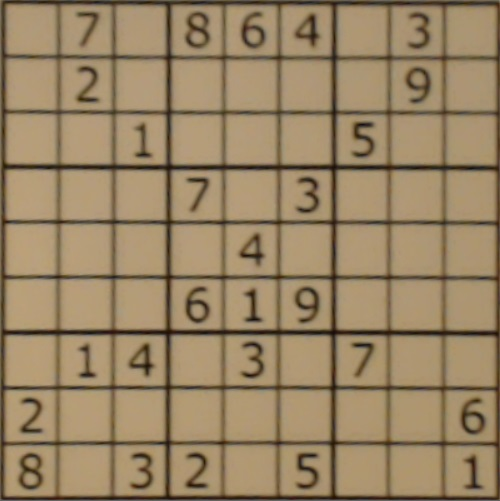
#> input picture src/ortho_raw.jpg, 500 x 501 px
$ python process_ortho.py   (Python 2 division)   (older library calls are emulated)
#> lines starting #> are read from the running program, lines starting #| are printed output that depends on the picture; after the words box and inside, x2 and y2 are one past the last pixel; in counts of white or black regions, pixels touching at a corner belong together; long printed decimals are rounded
### src/helper.py
'''Helper functions for sudoku solver project'''

import numpy as np
import cv2
from line_intersection import line_intersec

side_length = 400

# __sudoku_ctrl_pts3D = np.array([[[000, 000, 0]],
#                                 [[400, 000, 0]],
#                                 [[400, 400, 0]],
#                                 [[000, 400, 0]]])
sudoku_ctrl_pts2D = np.array([[[0, 0]],
                              [[side_length, 0]],
                              [[side_length, side_length]],
                              [[0, side_length]]])


def distance(vec1, vec2):
    '''Find the euclidian distance between two points'''
    return np.linalg.norm(vec1 - vec2)


# [142 lines left out: functions simplify_contour, is_quadrilateral, find_vertices_cw, get_orthophoto, filter_small_contours, filter_non_quadrilateral and 2 more, not called in this run]


def get_perpendicular_lines(lines):
    '''Given the hough lines, determine the the 2 mode of the lines, which is
    essenstully the perpendicular class of the lines. Then return the lines belong to
    those groups. Horizontal lines are the group with smaller theta

    get_perpendicular_lines(lines) -> horiz_lines, verti_lines
    '''
    thetas = [line[0][1] for line in lines]
    # TODO: maybe auto is not the best solution
    freq, bins = np.histogram(thetas, bins='auto')

    # make sure the range is between 0 to 0.5*pi, otherwise the
    # following breaks. (0.9999*pi and 0 are essentialy the same angle)
    try:
        assert(bins[-1] < 0.8 * np.pi)
    except AssertionError:
        print bins[-1]

    max1_freq = 0
    idx1 = -1
    # find the first mode
    for i in range(len(freq)):
        if freq[i] > max1_freq:
            max1_freq = freq[i]
            idx1 = i
    # find the second mode
    max2_freq = 0
    idx2 = -1
    for i in range(len(freq)):
        if freq[i] > max2_freq and i != idx1:
            max2_freq = freq[i]
            idx2 = i
    # if any of the idx is -1, which means only one mode found.
    # Then just return None since we can't really get horiz and verti lines.
    if idx1 == -1 or idx2 == -1:
        # print freq, bins
        return None, None

    if idx1 < idx2:
        hori = idx2
        vert = idx1
    else:
        hori = idx1
        vert = idx2

    # TODO: verify the two modes are indeed perendicular
    # get lines
    hori_min = bins[hori]
    hori_max = bins[hori + 1]
    vert_min = bins[vert]
    vert_max = bins[vert + 1]
    horiz_lines = []
    verti_lines = []
    for line in lines:
        theta = line[0][1]
        if theta >= hori_min and theta <= hori_max:
            horiz_lines.append(line)
        elif theta >= vert_min and theta <= vert_max:
            verti_lines.append(line)
    return horiz_lines, verti_lines


def sort_lines(lines):
    '''Sort the lines according to the distance from origin (Rho)'''
    def __sort_rho(line):
        return line[0][0]
    list.sort(lines, key=__sort_rho)
    return lines


def remove_redundant_lines(lines):
    '''Given lines in one direction, remove the lines that are too close to
    each other. THIS FUNCTION SHOULD BE CALLED WITH LINES IN ONE DIRECTION ONLY

    remove_redundant_lines(lines) -> reduced_lines, spacing
    '''
    if len(lines) < 2:
        return lines, 0

    rhos = [line[0][0] for line in lines]
    spacings = [rhos[i] - rhos[i - 1] for i in range(1, len(rhos))]

    # using a simple threshold
    exp_cell_length = float(side_length) / 9
    thresh = 0.8 * exp_cell_length

    reduced_lines = []
    total_spacing = 0
    for i in range(len(spacings)):
        if spacings[i] >= thresh:
            total_spacing += spacings[i]
            reduced_lines.append(lines[i])
    reduced_lines.append(lines[-1])

    # [18 lines of commented-out code are left out]

    return reduced_lines, total_spacing / len(spacings)


def find_intersections(horiz_lines, verti_lines):
    '''Given the horizontal lines and vertical lines, find all intersections
    This function is copied from findCheckerBoard, which returns the same output:

    xIntersections: x coord of intersection of hi and vi

    yIntersections: y coord of intersection of hi and vi

    find_intersections(hl, vl) -> xIntersections, yIntersections
    '''
    n1 = len(horiz_lines)
    n2 = len(verti_lines)
    x_intersec = np.zeros((n1, n2), dtype=int)
    y_intersec = np.zeros((n1, n2), dtype=int)

    for hi in range(len(horiz_lines)):
        for vi in range(len(verti_lines)):
            x, y = line_intersec(horiz_lines[hi], verti_lines[vi])
            x_intersec[hi][vi] = x
            y_intersec[hi][vi] = y
    return x_intersec, y_intersec


# [12 lines left out: function draw_intersections, not called in this run]


def get_cells(img_bw, rho=1, theta=5 * np.pi / 180):
    '''Given the orthophoto, return the grid of images for recognition
    If not found, return None, None.

    Method used: Hough transform to locate each grid cell

    get_cells(img_BW) -> img_cells, positions
    '''
    # TODO: could use multiple length_thresh to improve stability
    length_thresh = int(img_bw.shape[0] * 0.65)
    lines = cv2.HoughLines(img_bw, rho, theta, length_thresh)
    if lines is None:
        return None, None

    horiz_lines, verti_lines = get_perpendicular_lines(lines)
    if not horiz_lines or not verti_lines:
        return None, None

    horiz_lines = sort_lines(horiz_lines)
    verti_lines = sort_lines(verti_lines)

    horiz_lines, y_spacing = remove_redundant_lines(horiz_lines)
    verti_lines, x_spacing = remove_redundant_lines(verti_lines)

    x_intersec, y_intersec = find_intersections(horiz_lines, verti_lines)

    # get the part of the imgs
    # img[y:y+h, x: x+w]

    cells = [[None for _ in range(9)] for _ in range(9)]
    positions = [[None for _ in range(9)] for _ in range(9)]
    pad = 5

    if len(horiz_lines) == 10 and len(verti_lines) == 10:
        # under this 'perfect' situation, let's assume every line is the
        # intended line
        for hi in range(9):
            for vi in range(9):
                tl = (x_intersec[hi][vi], y_intersec[hi][vi])
                br = (x_intersec[hi + 1][vi + 1], y_intersec[hi + 1][vi + 1])
                d_h = br[0] - tl[0]
                d_v = br[1] - tl[1]
                part = img_bw[tl[1] + pad: tl[1] + d_v - pad,
                              tl[0] + pad: tl[0] + d_h - pad]
                cells[hi][vi] = part
                positions[hi][vi] = ((tl[0] + br[0]) / 2, (tl[1] + br[1]) / 2)
        return cells, positions

    # TODO: deal with imperfect situation
    return None, None

def make_solution_img(sol):
    '''Given the sudoku solution, return a image of that'''


# [91 lines left out: functions get_cells_ABANDONED, find_verticesCW_ABANDONED, not called in this run]

### src/line_intersection.py
#
# line segment intersection using vectors
# see Computer Graphics by F.S. Hill
#
import numpy as np


def perp(a):
    b = np.empty_like(a)
    b[0] = -a[1]
    b[1] = a[0]
    return b


# line segment a given by endpoints a1, a2
# line segment b given by endpoints b1, b2
# return
def seg_intersect(a1, a2, b1, b2):
    da = a2 - a1
    db = b2 - b1
    dp = a1 - b1
    dap = perp(da)
    denom = np.dot(dap, db)
    num = np.dot(dap, dp)
    return (num / denom.astype(float)) * db + b1


def polar_line_to_cartesian_seg(line):
    '''Given a line in rho, theta format, return a cartesian seg'''
    assert line.shape == (1, 2)
    rho = line[0][0]
    theta = line[0][1]
    a = np.cos(theta)
    b = np.sin(theta)
    x0 = a * rho
    y0 = b * rho
    x1 = int(x0 + 1000 * (-b))
    y1 = int(y0 + 1000 * (a))
    x2 = int(x0 - 1000 * (-b))
    y2 = int(y0 - 1000 * (a))
    return np.array([x1, y1]), np.array([x2, y2])


def line_intersec(line1, line2):
    '''Given a line in rho, theta format, return the intersection
    as x,y coordinates
    '''
    p1, p2 = polar_line_to_cartesian_seg(line1)
    p3, p4 = polar_line_to_cartesian_seg(line2)
    return seg_intersect(p1, p2, p3, p4)


# [16 lines that do not run on import are left out]

### src/process_ortho.py
import cv2
import numpy as np

import helper

img_raw = cv2.imread('ortho_raw.jpg')
#> img_raw is the input picture: shape (501, 500, 3); mean B, G, R 100.6, 132.4, 153.5


img_gray = cv2.cvtColor(img_raw, cv2.COLOR_RGB2GRAY)
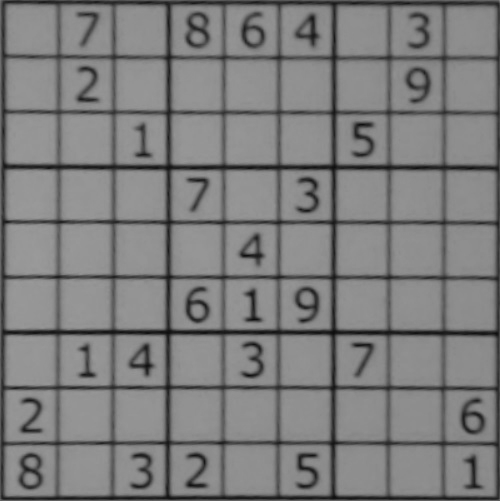
#> img_gray: shape (501, 500); min 11, max 154, mean 125.3

thresh, img_bw = cv2.threshold(img_gray, 127, 255,
                               cv2.THRESH_BINARY | cv2.THRESH_OTSU)
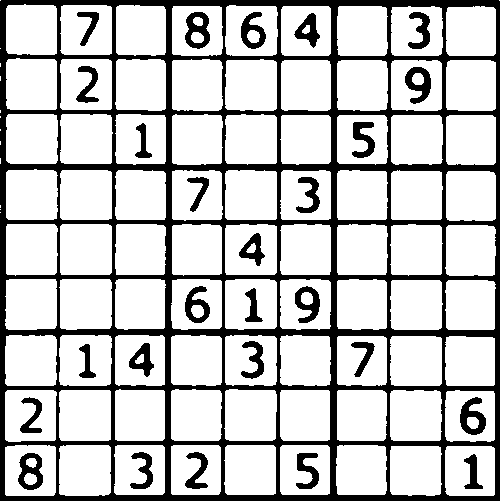
#> img_bw: shape (501, 500); 77.6% white; 27 black regions, largest, box (x1, y1, x2, y2) and area: (0, 0, 500, 501) 45670, (185, 12, 210, 49) 544, (460, 397, 486, 435) 539
#> thresh = 107

res = helper.get_cells(img_bw)
#> in get_cells, `lines = cv2.HoughLines(img_bw, rho, theta, length_thresh)`: lines = 1335 rows, first 8: [373, 0.785], [337, 0.785], [334, 0.785], [18, 2.36], [375, 0.785], [21, 2.36], [16, 2.36], [-21, 2.36]
#> in get_perpendicular_lines, `thetas = [line[0][1] for line in lines]`: thetas = 1335 values, max 3.05 at index 451, min 0 at index 446, mean 1.54
#> in get_perpendicular_lines, `freq, bins = np.histogram(thetas, bins='auto')`: freq = [107, 100, 69, 218, 73, 76, 112, 98, 73, 218, 72, 119]; bins = [0, 0.255, 0.509, 0.764, 1.02, 1.27, 1.53, 1.78, 2.04, 2.29, 2.55, 2.8, 3.05]
#| 3.054
#> the loop in get_perpendicular_lines, `for i in range(len(freq)):` made 12 passes
#> (max1_freq, idx1) on passes 1, 4: (107, 0), (218, 3)
#> after the loop in get_perpendicular_lines, `for i in range(len(freq)):`: idx1 = 3; max1_freq = 218
#> the loop in get_perpendicular_lines, `for i in range(len(freq)):` made 12 passes
#> max2_freq on passes 1, 7, 10: 107, 112, 218
#> after the loop in get_perpendicular_lines, `for i in range(len(freq)):`: idx2 = 9; max2_freq = 218
#> in get_perpendicular_lines, `hori = idx2`: hori = 9
#> in get_perpendicular_lines, `vert = idx1`: vert = 3
#> in get_perpendicular_lines, `hori_min = bins[hori]`: hori_min = 2.29
#> in get_perpendicular_lines, `hori_max = bins[hori + 1]`: hori_max = 2.55
#> in get_perpendicular_lines, `vert_min = bins[vert]`: vert_min = 0.764
#> in get_perpendicular_lines, `vert_max = bins[vert + 1]`: vert_max = 1.02
#> the loop in get_perpendicular_lines, `for line in lines:` made 1335 passes
#> (line, theta) on passes 1 to 3: ([[373, 0.785]], 0.785), ([[337, 0.785]], 0.785), ([[334, 0.785]], 0.785)
#> after the loop in get_perpendicular_lines, `for line in lines:`: horiz_lines = 218 items, first 6: [[18, 2.36]], [[21, 2.36]], [[16, 2.36]], [[-21, 2.36]], [[-1, 2.36]], [[-23, 2.36]]; verti_lines = 218 items, first 6: [[373, 0.785]], [[337, 0.785]], [[334, 0.785]], [[375, 0.785]], [[378, 0.785]], [[380, 0.785]]
#> in get_cells, `horiz_lines = sort_lines(horiz_lines)`: horiz_lines = 218 items, first 6: [[-204, 2.36]], [[-202, 2.36]], [[-199, 2.36]], [[-197, 2.36]], [[-194, 2.36]], [[-192, 2.36]]
#> in get_cells, `verti_lines = sort_lines(verti_lines)`: verti_lines = 218 items, first 6: [[151, 0.785]], [[153, 0.785]], [[156, 0.785]], [[158, 0.785]], [[161, 0.785]], [[163, 0.785]]
#> in remove_redundant_lines, `rhos = [line[0][0] for line in lines]`: rhos = 218 values from -204 to 197
#> in remove_redundant_lines, `spacings = [rhos[i] - rhos[i - 1] for i in range(1, len(rhos))]`: spacings = 217 values, max 5 at index 5, min 0 at index 31, mean 1.85
#> after the loop in remove_redundant_lines, `for i in range(len(spacings)):`: reduced_lines = []; total_spacing = 0
#> in get_cells, `horiz_lines, y_spacing = remove_redundant_lines(horiz_lines)`: horiz_lines = [[[197, 2.36]]]; y_spacing = 0
#> in get_cells, `verti_lines, x_spacing = remove_redundant_lines(verti_lines)`: verti_lines = [[[556, 0.785]]]; x_spacing = 0
#> in find_intersections, `n1 = len(horiz_lines)`: n1 = 1
#> the loop in find_intersections, `for hi in range(len(horiz_lines)):` made 1 pass
#> after the loop in find_intersections, `for hi in range(len(horiz_lines)):`: x_intersec = [254]; y_intersec = [533]
#> in get_cells, `x_intersec, y_intersec = find_intersections(horiz_lines, verti_lines)`: x_intersec = [254]; y_intersec = [533]
#> (the run stopped early here; a loop or call above may not have finished)
